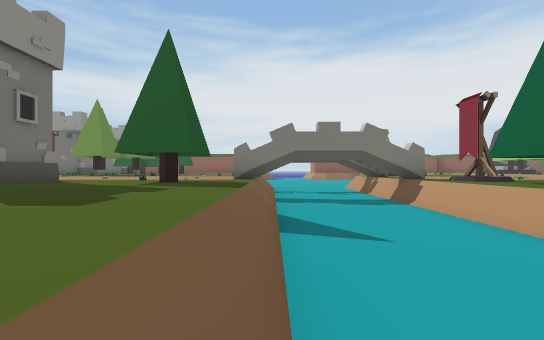
[1] (above)

16 first-person views from a walk through a Unity game level. The camera is 1.3 m above the floor, looks level and sees 90° across. The floor is counted in squares, 2 m on a side. Each view is taken from the middle of a square. On the plan, view 1 faces up. The plan holds only what a view shows up to about 9 squares ahead; the rest is blank. The place goes on beyond the plan. Some surface patterns are stand-ins.

[2]
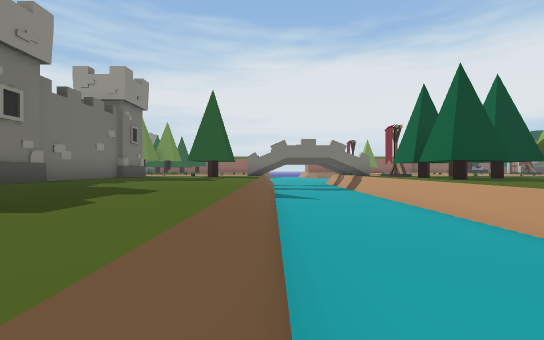

[3]
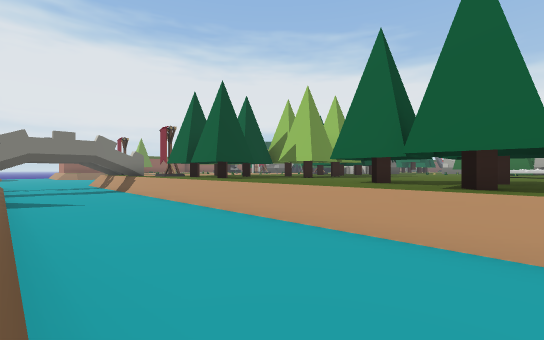

[4]
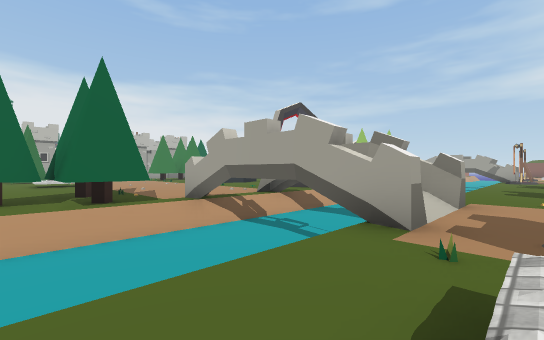

[5]
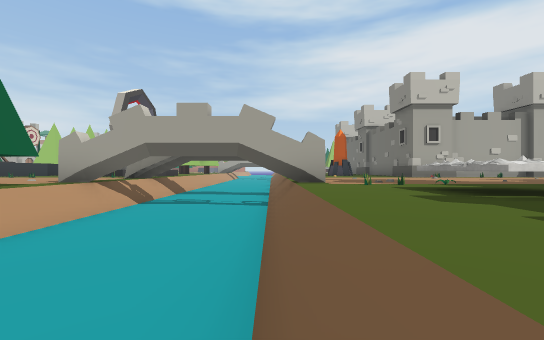

[6]
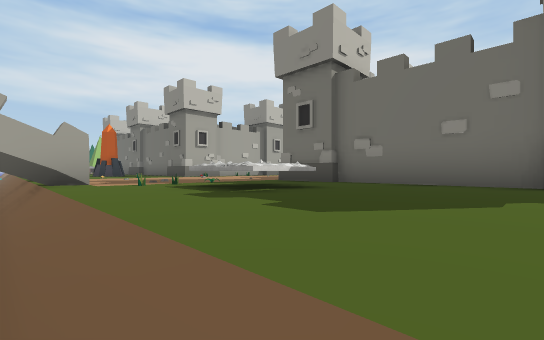

[7]
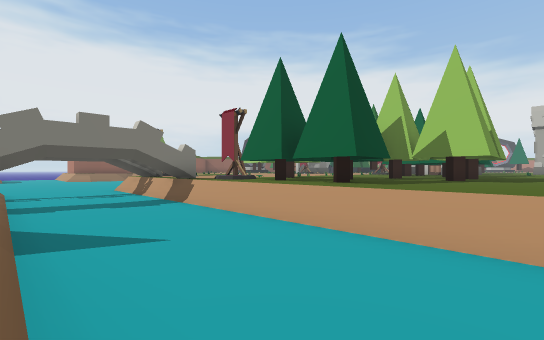

[8]
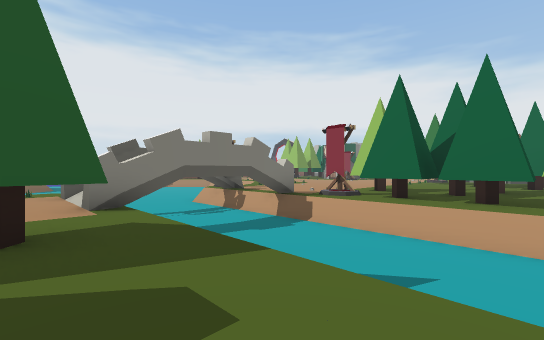

[9]
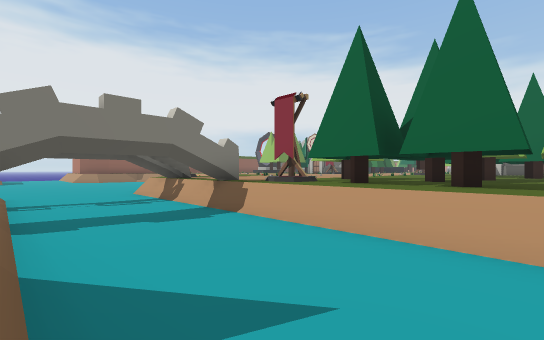

[10]
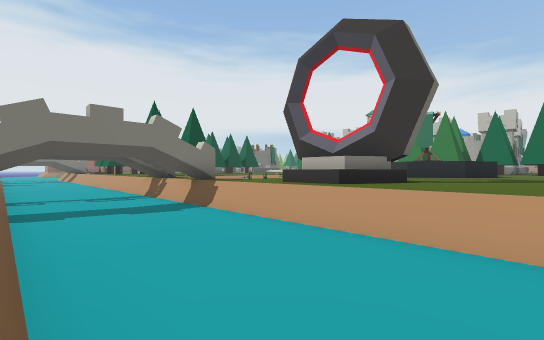

[11]
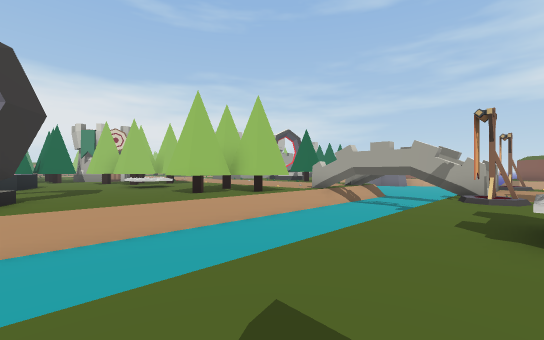

[12]
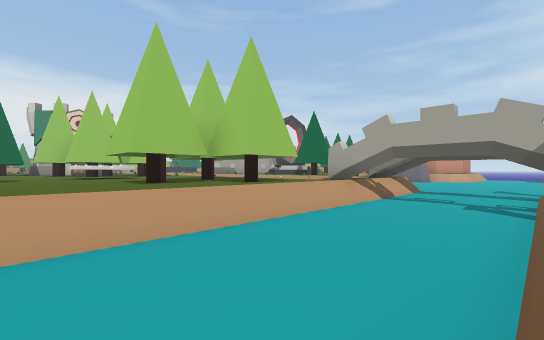

[13]
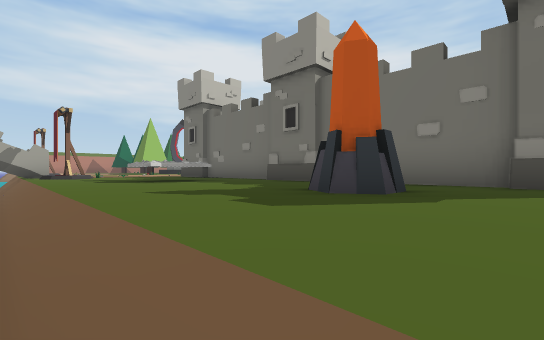

[14]
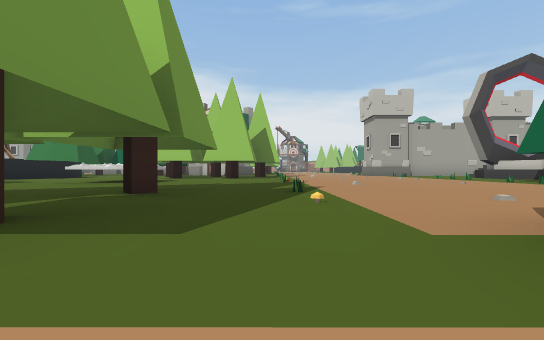

[15]
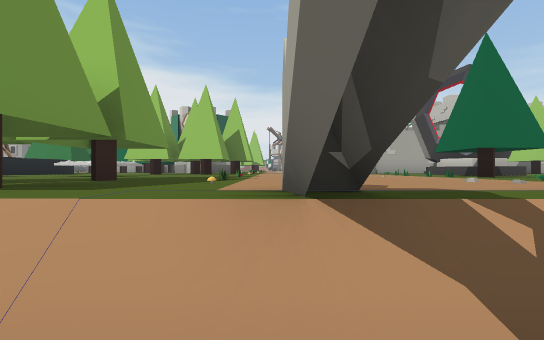

[16]
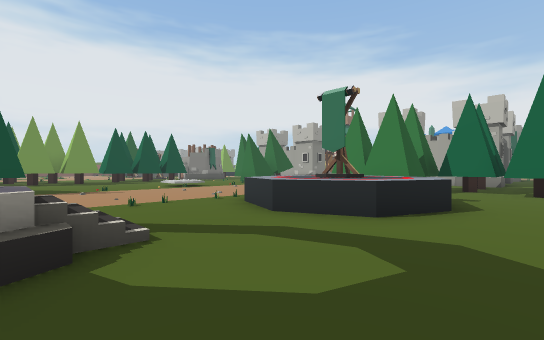

### Floor plan
Key: @ floor where view 1 was taken; # wall or solid block; x gap in a wall; . main floor; - floor 1 m lower than the main floor; : floor 1 m higher than the main floor; / step, stairs or slope; = window, fence, low wall or low ledge; ^ raised ledge; v drop or lower ground; T tower; R tree; O other object.
Columns run from 10 left of view 1 to 11 right of it. Each row starts with its distance up from view 1.
 11          v=--=
 10         .#=--=#.
  9     ...../:--://.
  8     ....//:--:/...
  7      ....#=--=#....
  6      T..../--/OOR#..
  5      #..R./--/R#RR..
  4      #..../--/R##R.. R
  3      #..../--/RR#R#.RR
  2      #..../--/RR.#RR#R
  1     TT..../--/...###..
  0      #....@--/........
 -1      #..../--/.R.....
 -2      #..../--/.#.....
 -3 OO   #.OO./--/#R#....
 -4 OO   T..../--/#R#.../
 -5      ....x=--=#......
 -6     ...../:--://......
 -7    .....//:--:/.......
 -8    ......#=--=x.......
 -9 TT  #T..../--/.. ....
-10 TT  ##..../--//O ...^^
-11      #.O../--//O//.^^^
-12      #.O../--/.O/...^^
-13      T..../--/.......^
-14     TT..../--/........
-15      #.OO./--/........
-16      #.OO./--/.#..OOR#
-17      #..../--/#R#....R
-18      #..../--/#R#...R#
-19      T.//O/--/........
-20        ./#=--=/.......
-21         ./:--://......
-22         // --:/.......
-23         .# --= .......
-24         /O/--/  /RR...
-25           ---    R#..O

Positions as (right, up) in squares from view 1, and headings:
1: (0, 0), facing up
2: (0, -4), facing up
3: (0, -4), facing up-right
4: (-2, -2), facing down-right
5: (0, 0), facing down
6: (0, 0), facing down-left
7: (0, 0), facing up-right
8: (-2, 2), facing up-right
9: (0, 2), facing up-right
10: (0, -14), facing up-right
11: (-2, -12), facing down-right
12: (0, -14), facing down-right
13: (0, -10), facing down-left
14: (3, -19), facing right
15: (2, -20), facing right
16: (6, -14), facing up-right
